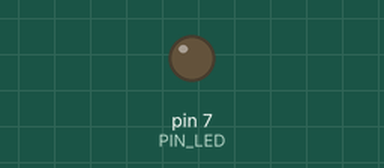
Simulated run of this sketch. Board: Arduino Uno, built with avr-gcc and run on an emulated ATmega328P. Shown: output pins drawn as LEDs (lit = HIGH).

Above: at 0.1 s.
At 3.9 s:
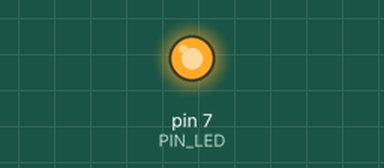
Timing chart, 0 to 5.4 s (numbered marks = the images above):
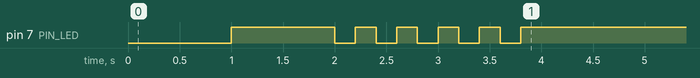

The sketch:

05_example_02.ino
```cpp
#define PIN_LED 7
int blinkTime1 = 1000;
int blinkTime2 = 200;

void setup()
{
  pinMode(PIN_LED, OUTPUT);
  blinks1(1, blinkTime1);
  blinks2(5, blinkTime2);
}

void loop() {}

void blinks1(int repeats, int time)
{
  for (int i = 0; i < repeats; i++)
  {
    digitalWrite(PIN_LED, 0);
    delay(time);
    digitalWrite(PIN_LED, 1);
    delay(time);
  }
}

void blinks2(int repeats, int time)
{
  for (int i = 0; i < repeats; i++)
  {
    digitalWrite(PIN_LED, 0);
    delay(time);
    digitalWrite(PIN_LED, 1);
    delay(time);
  }
}
```
